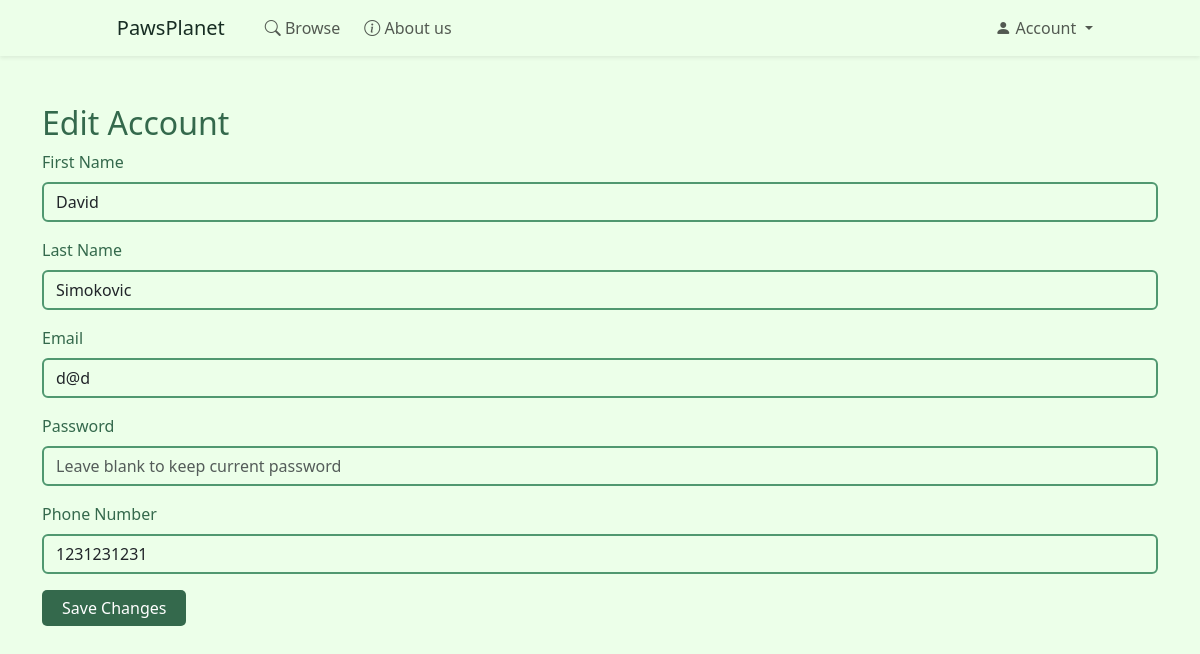
Screenshot of /kod/edit_account.php (signed in) with the database file from the repository.
### tables this page shows
CREATE TABLE `user` (
  `user_id` int NOT NULL,
  `first_name` varchar(256) NOT NULL,
  `last_name` varchar(256) NOT NULL,
  `email` varchar(256) NOT NULL,
  `password` varchar(256) NOT NULL,
  `phone` varchar(30) NOT NULL,
  `role` varchar(30) NOT NULL DEFAULT 'user',
  `confirmed` int NOT NULL DEFAULT '1',
  `status` int NOT NULL DEFAULT '1',
  `account_activation_hash` varchar(300) DEFAULT NULL
);

### kod/edit_account.php (the view, shortened to what this page needs)
<?php
include('db_config.php');
$isAdmin = false;
if (isset($_SESSION['user_id'])) {
    $user_id = $_SESSION['user_id'];
    $stmt = $conn->prepare("SELECT role FROM user WHERE user_id = :user_id");
    $stmt->bindParam(':user_id', $user_id, PDO::PARAM_INT);
    $stmt->execute();
    $user = $stmt->fetch(PDO::FETCH_ASSOC);
    if ($user && $user['role'] === 'admin') {
        $isAdmin = true;
    }
}
$user_id = $_SESSION['user_id'];
$stmt = $conn->prepare("SELECT * FROM user WHERE user_id = :user_id");
$stmt->bindParam(':user_id', $user_id, PDO::PARAM_INT);
$stmt->execute();
$user = $stmt->fetch(PDO::FETCH_ASSOC);
?>
<!doctype html>
<html lang="en">
<head>
    <link href="https://cdn.jsdelivr.net/npm/bootstrap@5.3.3/dist/css/bootstrap.min.css" rel="stylesheet">
    <link href="https://cdn.jsdelivr.net/npm/bootstrap-icons/font/bootstrap-icons.css" rel="stylesheet">
    <link rel="stylesheet" href="../css/style.css">
</head>
<body>
<nav class="navbar navbar-expand-lg navbar-light shadow-sm p-2">
    <div class="container-fluid">
        <a class="navbar-brand p-1 ms-6" href="index.php">PawsPlanet</a>
        <div class="collapse navbar-collapse" id="navbarSupportedContent">
            <ul class="navbar-nav me-auto mb-2 mb-lg-0">
                <li class="nav-item">
                    <a class="nav-link p-1 ms-3" aria-current="page" href="browse.php"><i class="bi bi-search"></i> Browse</a>
                </li>
                <li class="nav-item">
                    <a class="nav-link p-1 ms-3" href="#"><i class="bi bi-info-circle"></i> About us</a>
                </li>
            </ul>
            <ul class="navbar-nav custom-margin-right">
                <?php if (isset($_SESSION['user_first_name'])): ?>
                    <?php if ($isAdmin): ?>
                        <li class="nav-item">
                            <a class="nav-link p-2 ms-3 btn btn-primary btn btn-admin" href="admin_page.php"><i class="bi bi-gear"></i> ADMIN</a>
                        </li>
                        <li class="nav-item">
                            <a class="btn btn-primary p-2 ms-3" href="add_listing.php">
                                &nbsp;Create Listing&nbsp;
                            </a>
                        </li>
                    <?php elseif (!$isAdmin):?>
                        <li class="nav-item">
                            <a class="btn btn-primary p-2 ms-3" href="add_listing.php">
                                &nbsp;Create Listing&nbsp;
                            </a>
                        </li>
                    <?php endif; ?>
                    <li class="nav-item dropdown">
                        <a class="nav-link dropdown-toggle" href="#" id="navbarDropdown" role="button" data-bs-toggle="dropdown" aria-expanded="false">
                            <i class="bi bi-person-fill"></i> <?php echo htmlspecialchars($_SESSION['user_first_name']); ?>
                        </a>
                        <ul class="dropdown-menu" aria-labelledby="navbarDropdown">
                            <li><a class="dropdown-item" href="my_listings.php">My listings</a></li>
                            <li><hr class="dropdown-divider"></li>
                            <li><a class="dropdown-item" href="favorite_pets.php">Favorite pets</a></li>
                            <li><hr class="dropdown-divider"></li>
                            <li><a class="dropdown-item" href="edit_account.php">Edit account</a></li>
                            <li><hr class="dropdown-divider"></li>
                            <li><a class="dropdown-item" href="logout.php">Sign out</a></li>
                        </ul>
                    </li>
                <?php else: ?>
                    <li class="nav-item dropdown">
                        <a class="nav-link dropdown-toggle" href="#" id="navbarDropdown" role="button" data-bs-toggle="dropdown" aria-expanded="false">
                            <i class="bi bi-person-fill"></i> Account
                        </a>
                    </li>
                <?php endif; ?>
            </ul>
        </div>
    </div>
</nav>
<div class="container mt-5">
    <h2>Edit Account</h2>
    <form method="POST" action="edit_account.php">
        <div class="mb-3">
            <label for="first_name" class="form-label">First Name</label>
            <input type="text" class="form-control" id="first_name" name="first_name" value="<?php echo htmlspecialchars($user['first_name']); ?>" required>
        </div>
        <div class="mb-3">
            <label for="last_name" class="form-label">Last Name</label>
            <input type="text" class="form-control" id="last_name" name="last_name" value="<?php echo htmlspecialchars($user['last_name']); ?>" required>
        </div>
        <div class="mb-3">
            <label for="email" class="form-label">Email</label>
            <input type="email" class="form-control" id="email" name="email" value="<?php echo htmlspecialchars($user['email']); ?>" required>
        </div>
        <div class="mb-3">
            <label for="password" class="form-label">Password</label>
            <input type="password" class="form-control" id="password" name="password" placeholder="Leave blank to keep current password">
        </div>
        <div class="mb-3">
            <label for="phone" class="form-label">Phone Number</label>
            <input type="text" class="form-control" id="phone" name="phone" value="<?php echo htmlspecialchars($user['phone']); ?>" required>
        </div>
        <button type="submit" class="btn btn-primary">Save Changes</button>
    </form>
</div>
</body>
</html>

### css/style.css (style rules this page uses)
body { background-color: #ecffe9; color: #34694c; }
.navbar { background-color: #ecffe9; }
.navbar-brand { color: #172d23; }
.custom-margin-right { margin-right: 8.5%; }
@media (min-width: 750px) { .ms-6 { margin-left: 8%; } }
.form-control { background-color: #ecffe9; border:2px solid #509870 ; }
.btn { color:#fff!important; }
.btn-primary { margin-right: 20px; background-color: #34694c; border:none; border-radius:5px; padding-left: 20px; padding-right: 20px; color:#fff; }
.btn-primary { --bs-btn-active-bg:#34694c!important; }

### rows the page displays
user: first_name "David", last_name "Simokovic", email "d@d", phone "1231231231"
